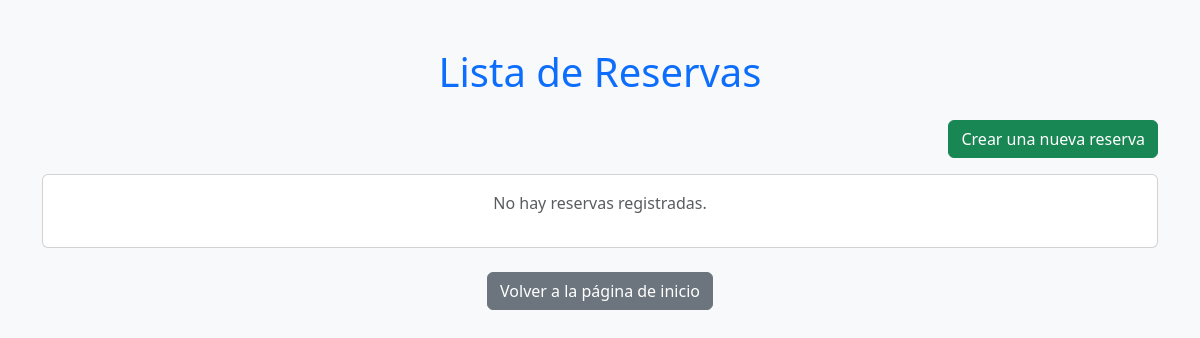
The app's page /reservas/, older data.
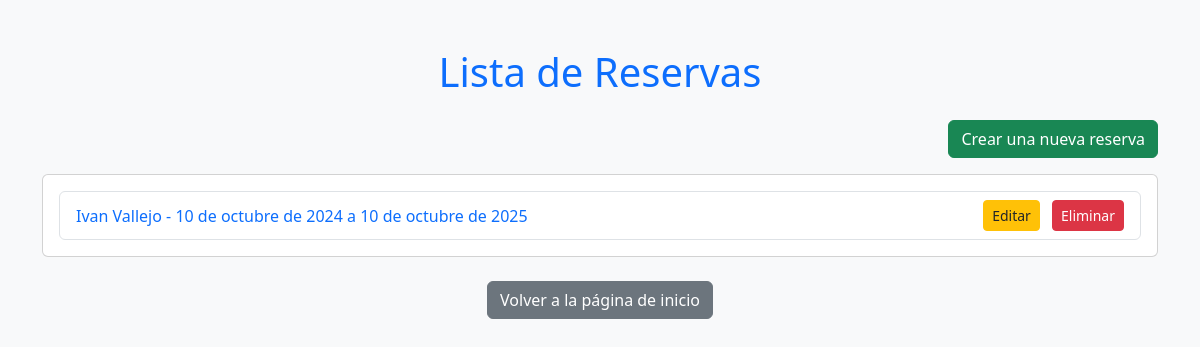
The same page, newer data.
### reservas/models.py (models this page shows, shortened)
class Reserva(models.Model):
    TIPO_ALOJAMIENTO = [
        ('Tienda', 'Tienda'),
        ('Cabaña', 'Cabaña'),
        ('Caravana', 'Caravana'),
    ]
    ESTADO_RESERVA = [
        ('Confirmada', 'Confirmada'),
        ('Pendiente', 'Pendiente'),
        ('Cancelada', 'Cancelada'),
    ]
    campista = models.ForeignKey(Campista, on_delete=models.CASCADE)
    fecha_inicio = models.DateField()
    fecha_fin = models.DateField()
    tipo_alojamiento = models.CharField(max_length=20, choices=TIPO_ALOJAMIENTO)
    numero_personas = models.IntegerField()
    estado = models.CharField(max_length=20, choices=ESTADO_RESERVA)
    observaciones = models.TextField(blank=True, null=True)

class Campista(models.Model):
    nombre = models.CharField(max_length=100)
    correo = models.EmailField()
    telefono = models.CharField(max_length=15)
    direccion = models.TextField(blank=True, null=True)

### reservas/views.py (the view)
# urls.py: path('reservas/', views.reserva_list, name='reserva_list'),
def reserva_list(request):
    reservas = Reserva.objects.all()
    return render(request, 'reserva_list.html', {'reservas': reservas})

### templates/reserva_list.html (shortened to what this page needs)
<!DOCTYPE html>
<html lang="es">
<head>
    <link href="https://cdn.jsdelivr.net/npm/bootstrap@5.3.0/dist/css/bootstrap.min.css" rel="stylesheet">
</head>
<body class="bg-light">
    <div class="container py-5">
        <h1 class="text-center text-primary mb-4">Lista de Reservas</h1>
        <div class="d-flex justify-content-end mb-3">
            <a href="{% url 'reserva_create' %}" class="btn btn-success">
                 Crear una nueva reserva
            </a>
        </div>
        <div class="card">
            <div class="card-body">
                {% if reservas %}
                    <ul class="list-group">
                        {% for reserva in reservas %}
                            <li class="list-group-item d-flex justify-content-between align-items-center">
                                <span>
                                    <a href="{% url 'reserva_detail' reserva.id %}" class="text-decoration-none text-primary">
                                        {{ reserva.campista.nombre }} - {{ reserva.fecha_inicio }} a {{ reserva.fecha_fin }}
                                    </a>
                                </span>
                                <div>
                                    <a href="{% url 'reserva_edit' reserva.id %}" class="btn btn-warning btn-sm me-2 text-dark">
                                         Editar
                                    </a>
                                    <a href="{% url 'reserva_delete' reserva.id %}" class="btn btn-danger btn-sm">
                                         Eliminar
                                    </a>
                                </div>
                            </li>
                        {% endfor %}
                    </ul>
                {% else %}
                    <p class="text-center text-muted">No hay reservas registradas.</p>
                {% endif %}
            </div>
        </div>
        <div class="mt-4 text-center">
            <a href="{% url 'index' %}" class="btn btn-secondary">
                 Volver a la página de inicio
            </a>
        </div>
    </div>
</body>
</html>

Row changes from the older to the newer data that the page shows:
added Reserva: campista.nombre "Ivan Vallejo", fecha_inicio "10 de octubre de 2024", fecha_fin "10 de octubre de 2025"
Text that changed along with them:
text no longer shown: "No hay reservas registradas."
